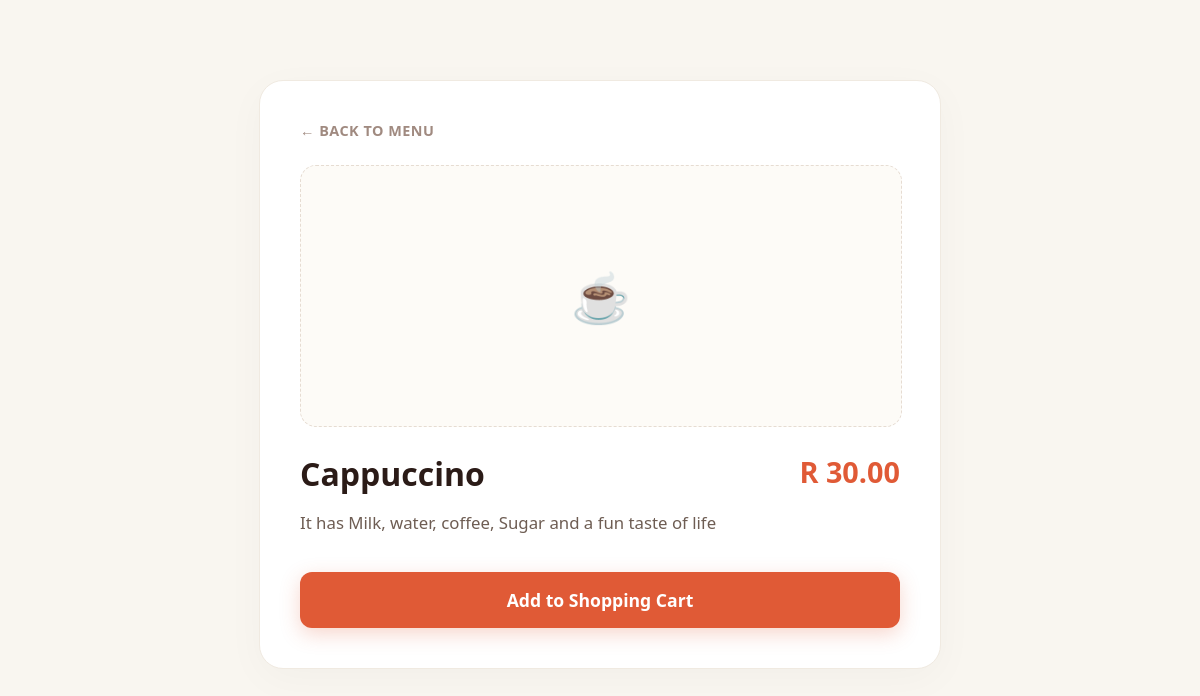
Screenshot of /drink/1/ with the database file from the repository.
### menu/models.py (models this page shows, shortened)
class Drink(models.Model):
    category = models.ForeignKey(Category, on_delete=models.SET_NULL, null=True, blank=True, related_name='drinks')
    name = models.CharField(max_length=100)
    price = models.DecimalField(max_digits=5, decimal_places=2)
    description = models.TextField()
    is_available = models.BooleanField(default=True)
    image = models.ImageField(upload_to='drinks/', null=True, blank=True)

### menu/views.py (the view)
# urls.py: path('drink/<int:drink_id>/', views.drink_detail, name='drink_detail'),
def drink_detail(request, drink_id):
    single_drink = get_object_or_404(Drink, pk=drink_id)
    context = {'drink': single_drink}
    return render(request, 'menu/drink_detail.html', context)

### menu/Templates/menu/drink_detail.html (shortened to what this page needs)
{% load static %}
<!DOCTYPE html>
<html lang="en">
<head>
    <link rel="stylesheet" href="{% static 'menu/style.css' %}">
</head>
<body>
    <div class="app-container">
        <div class="focused-card" style="max-width: 600px; margin-top: 60px;">
            <div style="margin-bottom: 25px; display: flex; justify-content: space-between; align-items: center;">
                <a href="{% url 'home' %}" style="text-decoration: none; color: #A08A80; font-weight: 700; font-size: 0.9rem; text-transform: uppercase; letter-spacing: 0.5px;">&larr; Back to Menu</a>
            </div>
            {% if drink.image %}
                <img src="{{ drink.image.url }}" alt="{{ drink.name }}"
                     style="width: 100%; height: 280px; object-fit: cover; border-radius: 16px; margin-bottom: 25px; box-shadow: 0 4px 12px rgba(0,0,0,0.05);">
            {% else %}
                <div style="width: 100%; height: 260px; background-color: #FDFBF7; border: 1px dashed #E6DCD2; border-radius: 16px; margin-bottom: 25px; display: flex; justify-content: center; align-items: center; color: #A08A80; font-size: 3rem;">
                    ☕
                </div>
            {% endif %}
            <div style="display: flex; justify-content: space-between; align-items: flex-start; margin-bottom: 15px;">
                <h1 style="color: #2B1B17; font-size: 2rem; font-weight: 800; margin: 0;">{{ drink.name }}</h1>
                <span style="color: #E05A36; font-weight: 800; font-size: 1.8rem; white-space: nowrap;">R {{ drink.price }}</span>
            </div>
            <p style="color: #6E5D53; font-size: 1.05rem; line-height: 1.6; margin-bottom: 35px;">
                {{ drink.description }}
            </p>
            <a href="{% url 'add_to_cart' drink.id %}" style="text-decoration: none; background-color: #E05A36; color: white; display: block; text-align: center; padding: 16px; border-radius: 12px; font-weight: 700; font-size: 1.1rem; box-shadow: 0 6px 20px rgba(224, 90, 54, 0.25); transition: background 0.2s;"
               onmouseover="this.style.backgroundColor='#C84626';" onmouseout="this.style.backgroundColor='#E05A36';">
                Add to Shopping Cart
            </a>
        </div>
    </div>
</body>
</html>

### menu/static/menu/style.css (style rules this page uses)
* { margin: 0; padding: 0; box-shadow: border-box; font-family: 'Segoe UI', Tahoma, Geneva, Verdana, sans-serif; }
body { background-color: #F9F6F0; color: #2B1B17; padding: 20px; display: flex; justify-content: center; }
.app-container { width: 100%; max-width: 1100px; margin: 0 auto; }
.focused-card { background: white; max-width: 550px; margin: 40px auto; padding: 40px; border-radius: 24px; box-shadow: 0 10px 40px rgba(0,0,0,0.03); border: 1px solid #F0EAE1; }

### rows the page displays
Drink: name "Cappuccino", price "30.00", description "It has Milk, water, coffee, Sugar and a fun taste of life"
